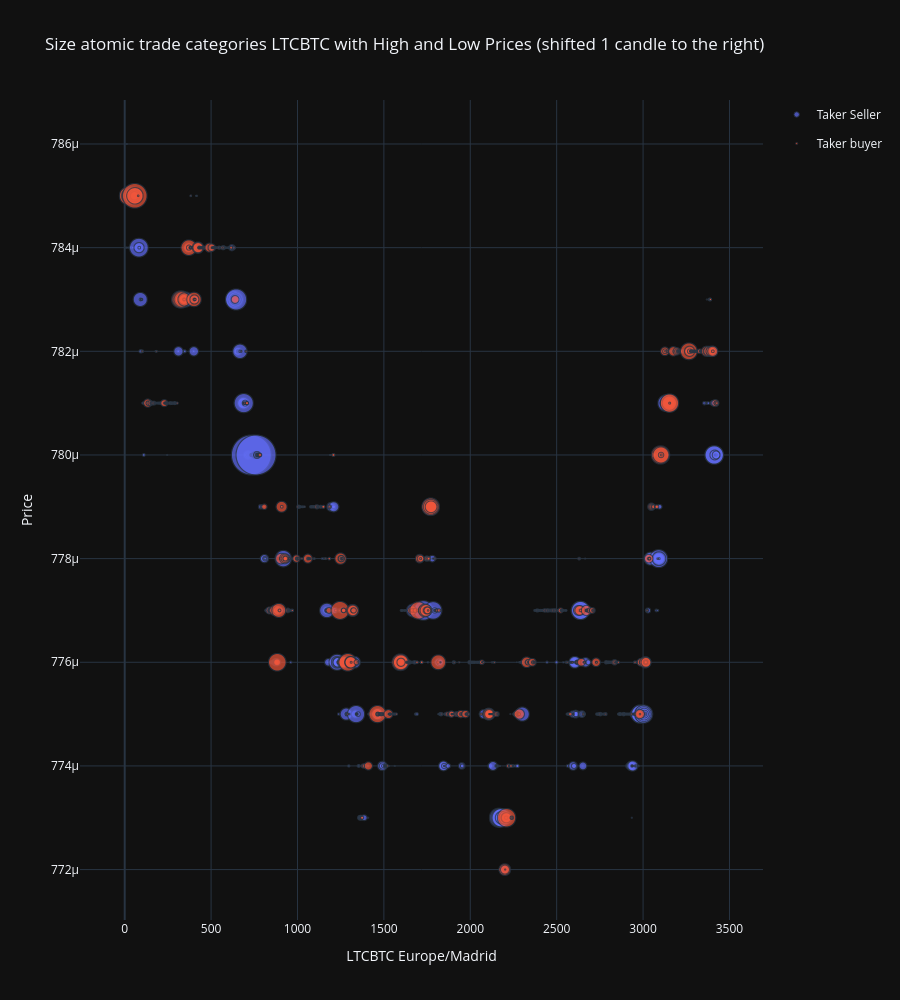

Write notebook code for a chart like this one.
### Code cell
sym.plot_atomic_trades_size(logarithmic=True, max_size=40)

### Figure 1 — Plotly figure (JSON) as saved in the notebook; plotly's stock layout.template omitted (floating-point values rounded to 4 significant figures; data arrays with more than 128 entries replaced by an {"elided": "..."} marker saying what was removed)
{"data": [{"hovertemplate": "color=Taker Seller<br>x=%{x}<br>y=%{y}<br>size=%{marker.size}<extra></extra>", "legendgroup": "Taker Seller", "marker": {"color": "#636efa", "size": {"elided": "900 float values"}, "sizemode": "area", "sizeref": 0.1763, "symbol": "circle"}, "mode": "markers", "name": "Taker Seller", "showlegend": true, "x": {"elided": "900 int values"}, "xaxis": "x", "y": {"elided": "900 float values"}, "yaxis": "y", "type": "scattergl"}, {"hovertemplate": "color=Taker buyer<br>x=%{x}<br>y=%{y}<br>size=%{marker.size}<extra></extra>", "legendgroup": "Taker buyer", "marker": {"color": "#EF553B", "size": {"elided": "2528 float values"}, "sizemode": "area", "sizeref": 0.1763, "symbol": "circle"}, "mode": "markers", "name": "Taker buyer", "showlegend": true, "x": {"elided": "2528 int values"}, "xaxis": "x", "y": {"elided": "2528 float values"}, "yaxis": "y", "type": "scattergl"}, {"hovertemplate": "index=%{x}<br>High=%{y}<extra></extra>", "legendgroup": "", "line": {"color": "rgba(0, 0, 0, 0.6)", "dash": "solid", "width": 0.5}, "marker": {"symbol": "circle"}, "mode": "lines", "name": "", "orientation": "v", "showlegend": false, "x": {"elided": "497 str values"}, "xaxis": "x", "y": {"elided": "497 float values"}, "yaxis": "y", "type": "scatter"}, {"hovertemplate": "index=%{x}<br>Low=%{y}<extra></extra>", "legendgroup": "", "line": {"color": "rgba(0, 0, 0, 0.6)", "dash": "solid", "width": 0.5}, "marker": {"symbol": "circle"}, "mode": "lines", "name": "", "orientation": "v", "showlegend": false, "x": {"elided": "497 str values"}, "xaxis": "x", "y": {"elided": "497 float values"}, "yaxis": "y", "type": "scatter"}], "layout": {"xaxis": {"title": {"text": "LTCBTC Europe/Madrid"}}, "yaxis": {"title": {"text": "Price"}}, "title": {"text": "Size atomic trade categories LTCBTC with High and Low Prices (shifted 1 candle to the right)"}, "height": 1000}}
